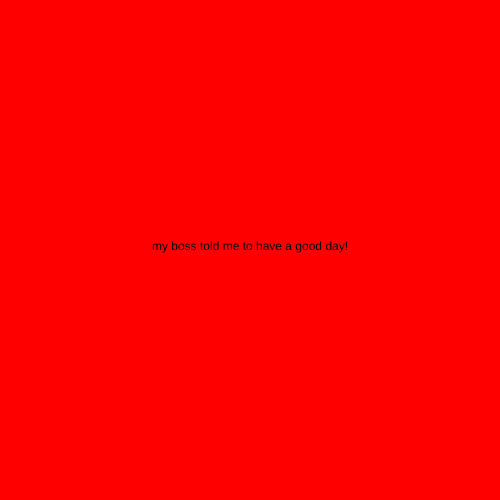
Frame 1 (no input)
Frame 60 (no input): identical to frame 1, image omitted
Frame 120 (the mouse pressed at the canvas centre since frame 60): identical to frame 1, image omitted

The p5.js sketch that drew this single still picture (run headless with seeded random() and noise() and a simulated clock; from frame 60 on, the mouse is pressed at the canvas centre):

// p5.js sketch
// ── sketch.js
let state = 0;
let timer = 0;

function setup() {
  createCanvas(500, 500);
  textAlign(CENTER);
}

function draw() {
  switch(state) {
    case 0: 
      background("red");
      text("my boss told me to have a good day!", width/2, height/2);
      break;

    case 1:
      background("blue");
      text("so I went home.", width/2, height/2);
      break;
  }

timer++;
if (timer > 4 * 60) { 
  timer = 0;
  state++;
  if (state > 1) {
    state = 0;
  }
}
}
